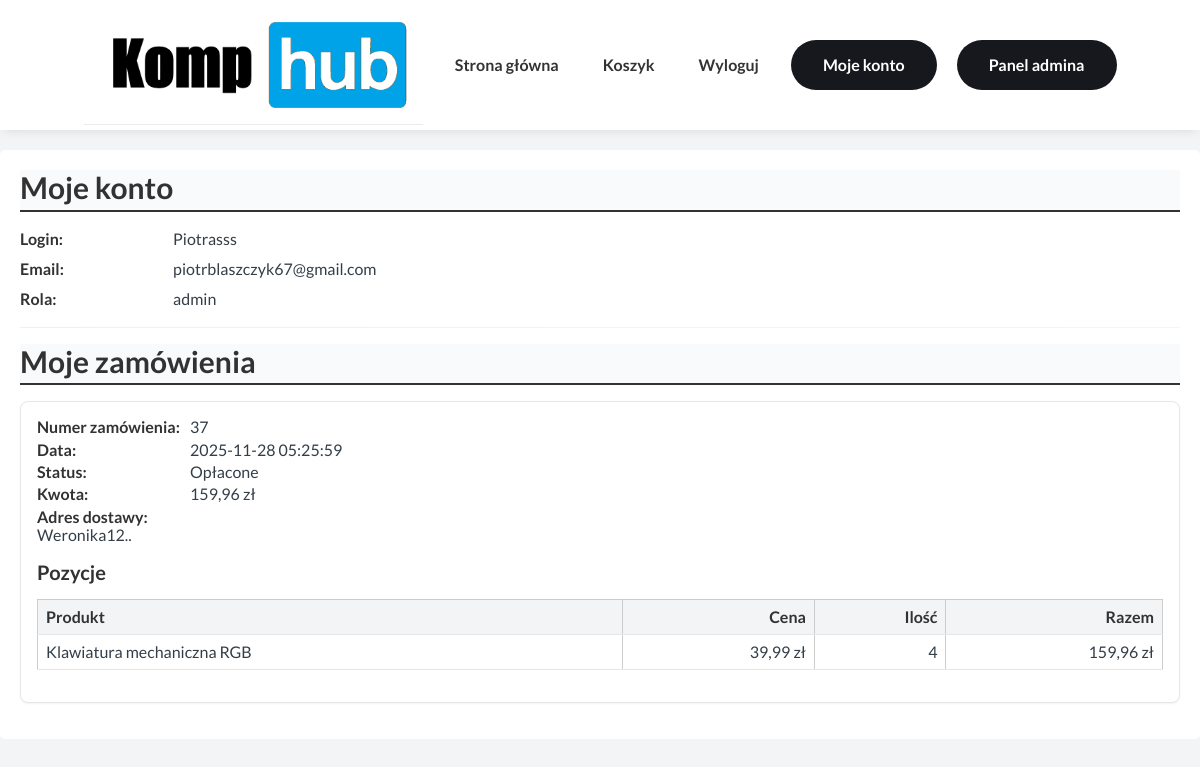
The app's page /my-account.php (signed in) with its own data.
### tables this page shows
CREATE TABLE `uzytkownicy` (
  `user_id` int(11) NOT NULL,
  `email` varchar(100) NOT NULL,
  `haslo_hash` varchar(250) NOT NULL,
  `login` varchar(100) NOT NULL,
  `rola` enum('user','admin') DEFAULT 'user',
  `data_utworzenia` datetime DEFAULT current_timestamp()
);

CREATE TABLE `zamowienia` (
  `order_id` int(11) NOT NULL,
  `user_id` int(11) DEFAULT NULL,
  `kwota_suma` decimal(10,2) NOT NULL,
  `status_zamowienia` varchar(50) NOT NULL DEFAULT 'oczekujace',
  `data_zamowienia` datetime DEFAULT current_timestamp(),
  `adres_dostawy` text DEFAULT NULL
);

CREATE TABLE `zamowienia_zawartosc` (
  `id` int(11) DEFAULT NULL,
  `order_id` int(11) NOT NULL,
  `product_id` int(11) NOT NULL,
  `ilosc` int(11) NOT NULL,
  `cena` decimal(10,2) NOT NULL
);

CREATE TABLE `produkty` (
  `product_id` int(11) NOT NULL,
  `nazwa` varchar(200) NOT NULL,
  `opis` text DEFAULT NULL,
  `zdjecie` varchar(150) DEFAULT NULL,
  `cena` decimal(10,2) NOT NULL,
  `kategoria` int(11) DEFAULT NULL,
  `ilosc` int(11) DEFAULT 0,
  `aktywny` tinyint(1) DEFAULT 1,
  `data_utworzenia` datetime DEFAULT current_timestamp()
);

### my-account.php (the view, shortened to what this page needs)
<?php
require_once "db.php";
$stmt = $conn->prepare("SELECT login, email, rola FROM uzytkownicy WHERE user_id = ?");
$stmt->bind_param("i", $_SESSION['user_id']);
$stmt->execute();
$res = $stmt->get_result();
$user = $res->fetch_assoc();
function human_status(string $s): string {
    $map = [
        'oczekujace' => 'Oczekujące',
        'zrealizowane' => 'Zrealizowane',
        'anulowane' => 'Anulowane',
        'w_trakcie' => 'W trakcie realizacji',
        'pending' => 'Oczekujące'
    ];
    $key = mb_strtolower($s, 'UTF-8');
    return $map[$key] ?? ucfirst(str_replace('_', ' ', $s));
}
$stmt = $conn->prepare("SELECT order_id, kwota_suma, status_zamowienia, data_zamowienia, adres_dostawy FROM zamowienia WHERE user_id = ? ORDER BY data_zamowienia DESC");
$stmt->bind_param("i", $_SESSION['user_id']);
$stmt->execute();
$ordersRes = $stmt->get_result();
$orders = $ordersRes->fetch_all(MYSQLI_ASSOC);
include "header.php";
?>
<h2 class="account__title">Moje konto</h2>
<p class="account__field"><strong class="account__label">Login:</strong> <?php echo htmlspecialchars($user['login']); ?></p>
<p class="account__field"><strong class="account__label">Email:</strong> <?php echo htmlspecialchars($user['email']); ?></p>
<p class="account__field"><strong class="account__label">Rola:</strong> <?php echo htmlspecialchars($user['rola']); ?></p>
<hr class="divider">
<h2 class="orders__title">Moje zamówienia</h2>
<?php if (empty($orders)): ?>
    <p class="orders__empty">Nie masz jeszcze żadnych zamówień. <a class="orders__link" href="index.php">Wróć do sklepu</a></p>
<?php else: ?>
    <?php foreach ($orders as $order): ?>
        <?php
        $stmt = $conn->prepare(
            "SELECT z.order_id, z.product_id, z.ilosc, z.cena, p.nazwa
             FROM zamowienia_zawartosc z
             LEFT JOIN produkty p ON p.product_id = z.product_id
             WHERE z.order_id = ?"
        );
        $stmt->bind_param("i", $order['order_id']);
        $stmt->execute();
        $itemsRes = $stmt->get_result();
        $items = $itemsRes->fetch_all(MYSQLI_ASSOC);
        ?>
        <div class="order">
            <p class="order__meta"><strong class="order__label">Numer zamówienia:</strong> <?php echo htmlspecialchars($order['order_id']); ?></p>
            <p class="order__meta"><strong class="order__label">Data:</strong> <?php echo htmlspecialchars($order['data_zamowienia']); ?></p>
            <p class="order__meta"><strong class="order__label">Status:</strong> <?php echo htmlspecialchars(human_status($order['status_zamowienia'])); ?></p>
            <p class="order__meta"><strong class="order__label">Kwota:</strong> <?php echo number_format((float)$order['kwota_suma'], 2, ',', ' '); ?> zł</p>
            <p class="order__meta"><strong class="order__label">Adres dostawy:</strong><br><?php echo nl2br(htmlspecialchars($order['adres_dostawy'])); ?></p>
            <h4 class="order__items-title">Pozycje</h4>
            <table class="order__table">
                <thead class="order__thead">
                    <tr class="order__row">
                        <th class="order__th order__th--left">Produkt</th>
                        <th class="order__th order__th--right">Cena</th>
                        <th class="order__th order__th--right">Ilość</th>
                        <th class="order__th order__th--right">Razem</th>
                    </tr>
                </thead>
                <tbody class="order__tbody">
                <?php foreach ($items as $it): ?>
                    <tr class="order__row">
                        <td class="order__td"><?php echo htmlspecialchars($it['nazwa'] ?? 'Produkt usunięty'); ?></td>
                        <td class="order__td order__td--right"><?php echo number_format((float)$it['cena'], 2, ',', ' '); ?> zł</td>
                        <td class="order__td order__td--right"><?php echo (int)$it['ilosc']; ?></td>
                        <td class="order__td order__td--right"><?php echo number_format((float)$it['cena'] * (int)$it['ilosc'], 2, ',', ' '); ?> zł</td>
                    </tr>
                <?php endforeach; ?>
                </tbody>
            </table>
        </div>
    <?php endforeach; ?>
<?php endif; ?>

### style.css (style rules this page uses)
body { font-family: var(--primary-font); background: var(--grey-100); color: var(--text-color); }
table { width: 100%; border-collapse: collapse; margin-top: 15px; }
table th, table td { border: 1px solid #ccc; padding: 8px; text-align: left; }
h2 { border-bottom: 2px solid #333; padding-bottom: 5px; }
.checkout-body, .account__title, .orders__title { font-family: var(--primary-font); color: var(--title-color); background: var(--grey-50); }
.account__title, .orders__title { font-size: var(--fs-3xl); font-weight: 600; margin: 0 0 var(--space-md) 0; }
.account__field { font-size: var(--fs-md); color: var(--text-color); margin: 0 0 var(--space-sm) 0; line-height: 1.4; }
.account__label { display: inline-block; width: 150px; font-weight: 600; color: var(--title-color); }
.divider { border: 0; height: 1px; background: linear-gradient(90deg, rgba(0, 0, 0, 0.06), rgba(0, 0, 0, 0.04)); margin: var(--space-md) 0; }
.order { border: var(--border) solid var(--grey-200); background: var(--white); padding: var(--space-md); margin-bottom: var(--space-md); border-radius: var(--radius-lg); box-shadow: var(--shadow-sm); }
.order__meta { font-size: var(--fs-md); color: var(--text-color); margin: 0 0 var(--space-xs) 0; }
.order__label { display: inline-block; width: 150px; font-weight: 600; color: var(--title-color); }
.order__items-title { font-size: var(--fs-xl); color: var(--title-color); margin: var(--space-md) 0 var(--space-sm) 0; font-weight: 600; }
.order__table { width: 100%; border-collapse: collapse; margin-bottom: var(--space-md); font-family: var(--primary-font); font-size: var(--fs-md); color: var(--text-color); }
.order__th { text-align: left; padding: var(--space-sm); background: var(--grey-100); color: var(--title-color); font-weight: 600; border-bottom: var(--border) solid var(--grey-200); }
.order__th--right { text-align: right; }
.order__td { padding: var(--space-sm); border-bottom: var(--border) solid var(--grey-200); vertical-align: middle; color: var(--text-color); }
.order__td--right { text-align: right; }
.divider { height: 1px; background: linear-gradient(90deg, rgba(0, 0, 0, 0.06), rgba(0, 0, 0, 0.04)); border: 0; margin: var(--space-md) 0; }

### records on screen
uzytkownicy: login "Piotrasss", email "piotrblaszczyk67@gmail.com", rola "admin"
zamowienia: order_id "37", data_zamowienia "2025-11-28 05:25:59", status_zamowienia "Opłacone", kwota_suma "159,96", adres_dostawy "Weronika12.."
zamowienia_zawartosc: product.nazwa "Klawiatura mechaniczna RGB", cena "39,99", ilosc "4", (float)$it['cena'] * (int)$it['ilosc'] "159,96"
